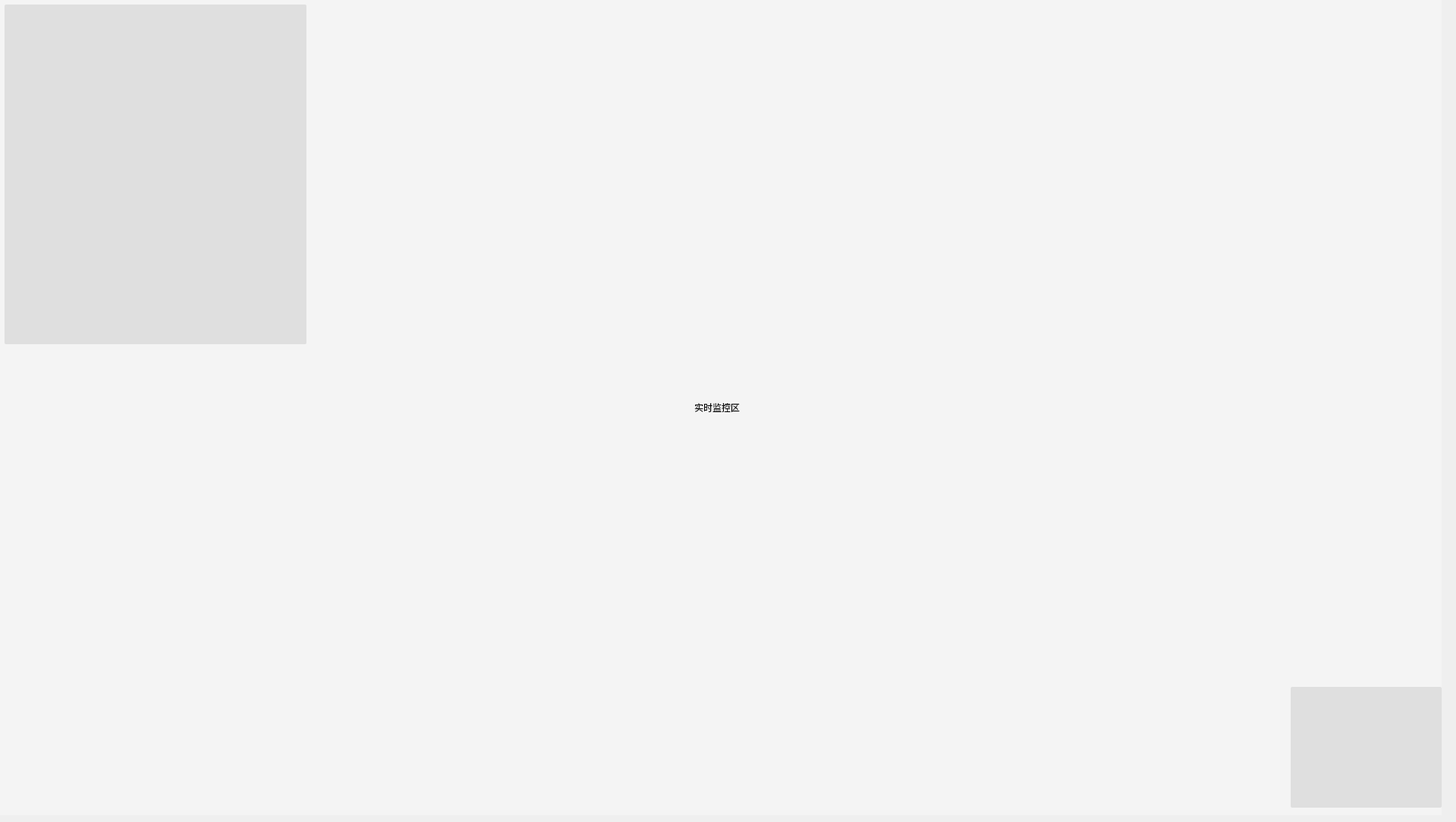
   <widget class="QWidget" name="Displaytab">
    <property name="minimumSize">
     <size>
      <width>1920</width>
      <height>1080</height>
     </size>
    </property>
    <attribute name="title">
     <string>监视窗口</string>
    </attribute>
    <widget class="QLabel" name="DisplayLabel">
     <property name="enabled">
      <bool>true</bool>
     </property>
     <property name="geometry">
      <rect>
       <x>-10</x>
       <y>0</y>
       <width>1920</width>
       <height>1080</height>
      </rect>
     </property>
     <property name="minimumSize">
      <size>
       <width>1920</width>
       <height>1080</height>
      </size>
     </property>
     <property name="maximumSize">
      <size>
       <width>1920</width>
       <height>1080</height>
      </size>
     </property>
     <property name="styleSheet">
      <string notr="true">background-color: rgb(244, 244, 244);
border-color: rgb(2, 2, 2);
font: 22pt &quot;黑体&quot;;</string>
     </property>
     <property name="text">
      <string>实时监控区</string>
     </property>
     <property name="alignment">
      <set>Qt::AlignCenter</set>
     </property>
    </widget>
    <widget class="QLabel" name="txt_tab">
     <property name="geometry">
      <rect>
       <x>6</x>
       <y>6</y>
       <width>400</width>
       <height>450</height>
      </rect>
     </property>
     <property name="styleSheet">
      <string notr="true">font: bold 16pt &quot;黑体&quot;;
color: rgb(0,0,0);
background:transparent;
background:rgb(192,192,192, 40%);
border-color: rgb(192,192,192, 40%);
border-radius: 2px;
border: 2px;</string>
     </property>
     <property name="text">
      <string/>
     </property>
     <property name="alignment">
      <set>Qt::AlignLeading|Qt::AlignLeft|Qt::AlignTop</set>
     </property>
    </widget>
    <widget class="QLabel" name="wave_tab">
     <property name="geometry">
      <rect>
       <x>1710</x>
       <y>910</y>
       <width>200</width>
       <height>160</height>
      </rect>
     </property>
     <property name="styleSheet">
      <string notr="true">font: bold 16pt &quot;黑体&quot;;
color: rgb(0,0,0);
background:transparent;
background:rgb(192,192,192, 40%);
border-color: rgb(192,192,192, 40%);
border-radius: 2px;
border: 2px;</string>
     </property>
     <property name="text">
      <string/>
     </property>
     <property name="alignment">
      <set>Qt::AlignHCenter|Qt::AlignTop</set>
     </property>
    </widget>
   </widget>
